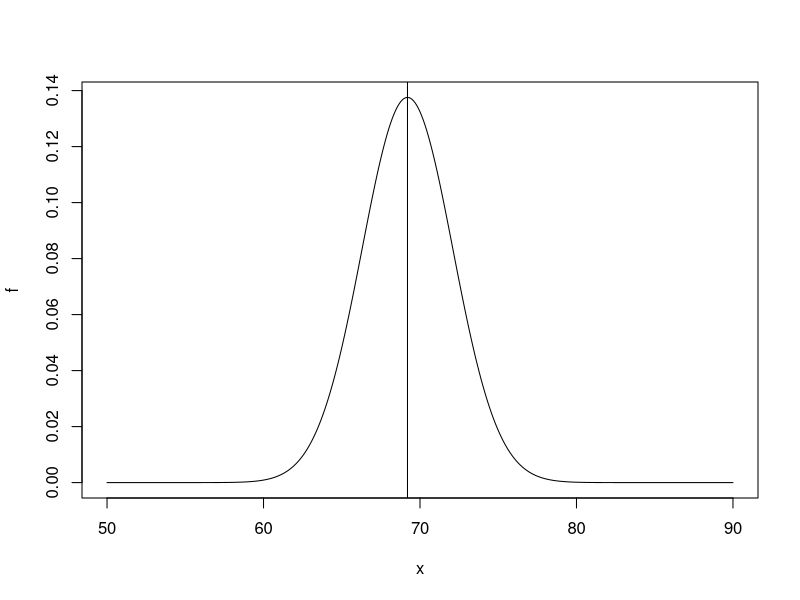
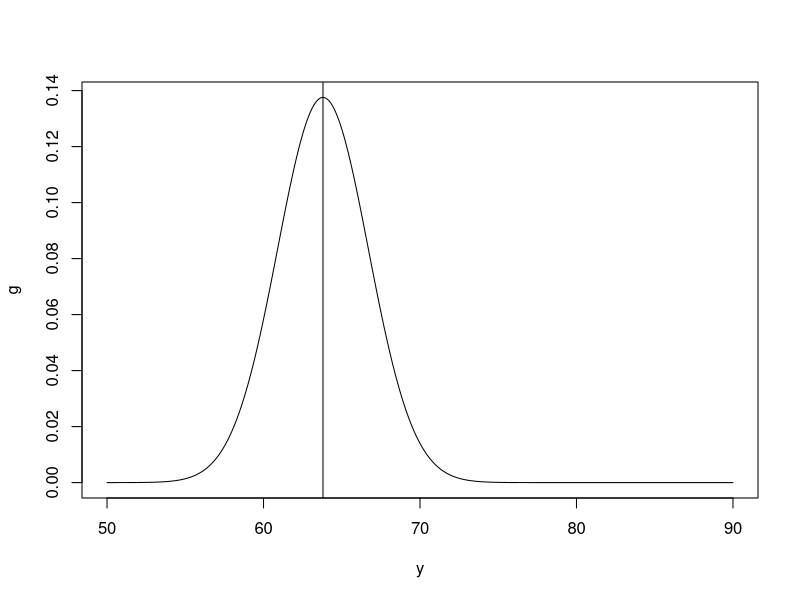

Write R code to recreate these figures, in order.
#Q4 ch 5.6 ex 7
#a P(X < 0)
pnorm(0,mean=-5,sd=10)
#b P(X > 5)
1 - pnorm(5,-5,10)
#c P(-3 < X < 7)
pnorm(7,-5,10) - pnorm(-3,-5,10)
#d P(|X + 5| < 10)
#-15 < X < 5
pnorm(5,-5,10) - pnorm(-15,-5,10)
#e P(|X-3|>2)
# = 1 - P(|X-3|<2)
1-(pnorm(5,-5,10) - pnorm(1,-5,10))

#Q6
#a P(X1 > 72)
#= 1 - P(X1 <= 72)
#Men:
1 - pnorm(72,69.2,2.9)
#Women:
1 - pnorm(72,63.8,2.9)
#c P((X1 + X)/2 > 72)
#= 1 - P(Y <= 144)
sqrt(16.82)
1 - pnorm(144,133,sqrt(16.82))
(1 - pnorm(72,69.2,2.9))* (1 - pnorm(72,63.8,2.9))

#d
#E[X1-X2]
69.2-63.8
#Var[X1-X2]
2.9^2 + 2.9^2

#e
#P(X1 - X2 < 0)
#P(D<0)
pnorm(0,5.4,sqrt(16.82))
pnorm(0,5.4,4.1012)

#Men:
x=seq(50,90,0.1)
f=dnorm(x,69.2,2.9)
plot(x,f,type ="l")
abline(v=69.2)
#Women:
y=seq(50,90,0.1)
g=dnorm(y,63.8,2.9)
plot(y,g,type="l")
abline(v=63.8)
